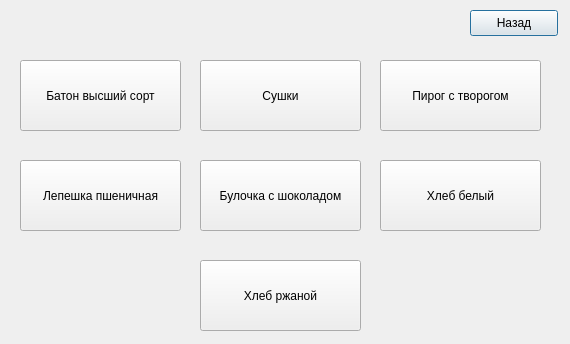
<?xml version="1.0" encoding="UTF-8"?>
<ui version="4.0">
 <class>bread</class>
 <widget class="QDialog" name="bread">
  <property name="geometry">
   <rect>
    <x>0</x>
    <y>0</y>
    <width>570</width>
    <height>344</height>
   </rect>
  </property>
  <property name="windowTitle">
   <string>Выпечка</string>
  </property>
  <widget class="QPushButton" name="pushButton">
   <property name="geometry">
    <rect>
     <x>470</x>
     <y>10</y>
     <width>88</width>
     <height>26</height>
    </rect>
   </property>
   <property name="text">
    <string>Назад</string>
   </property>
  </widget>
  <widget class="QPushButton" name="pushButton_2">
   <property name="geometry">
    <rect>
     <x>380</x>
     <y>160</y>
     <width>161</width>
     <height>71</height>
    </rect>
   </property>
   <property name="text">
    <string>Хлеб белый</string>
   </property>
  </widget>
  <widget class="QPushButton" name="pushButton_3">
   <property name="geometry">
    <rect>
     <x>20</x>
     <y>60</y>
     <width>161</width>
     <height>71</height>
    </rect>
   </property>
   <property name="text">
    <string>Батон высший сорт</string>
   </property>
  </widget>
  <widget class="QPushButton" name="pushButton_4">
   <property name="geometry">
    <rect>
     <x>20</x>
     <y>160</y>
     <width>161</width>
     <height>71</height>
    </rect>
   </property>
   <property name="text">
    <string>Лепешка пшеничная</string>
   </property>
  </widget>
  <widget class="QPushButton" name="pushButton_5">
   <property name="geometry">
    <rect>
     <x>200</x>
     <y>260</y>
     <width>161</width>
     <height>71</height>
    </rect>
   </property>
   <property name="text">
    <string>Хлеб ржаной</string>
   </property>
  </widget>
  <widget class="QPushButton" name="pushButton_6">
   <property name="geometry">
    <rect>
     <x>200</x>
     <y>60</y>
     <width>161</width>
     <height>71</height>
    </rect>
   </property>
   <property name="text">
    <string>Сушки</string>
   </property>
  </widget>
  <widget class="QPushButton" name="pushButton_7">
   <property name="geometry">
    <rect>
     <x>200</x>
     <y>160</y>
     <width>161</width>
     <height>71</height>
    </rect>
   </property>
   <property name="text">
    <string>Булочка с шоколадом</string>
   </property>
  </widget>
  <widget class="QPushButton" name="pushButton_8">
   <property name="geometry">
    <rect>
     <x>380</x>
     <y>60</y>
     <width>161</width>
     <height>71</height>
    </rect>
   </property>
   <property name="text">
    <string>Пирог с творогом</string>
   </property>
  </widget>
 </widget>
 <resources/>
 <connections/>
</ui>
